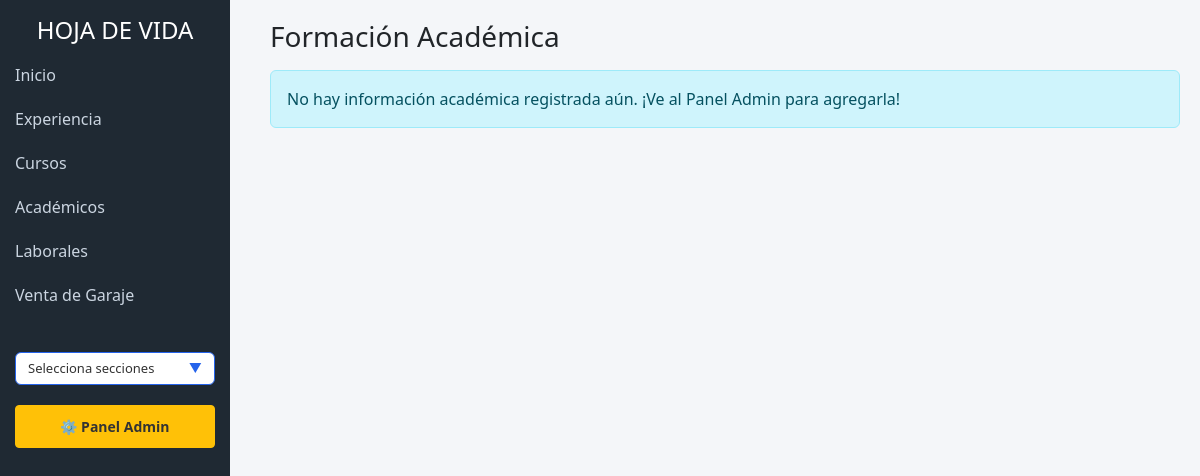
The page /academicos/ on the database as committed earlier.
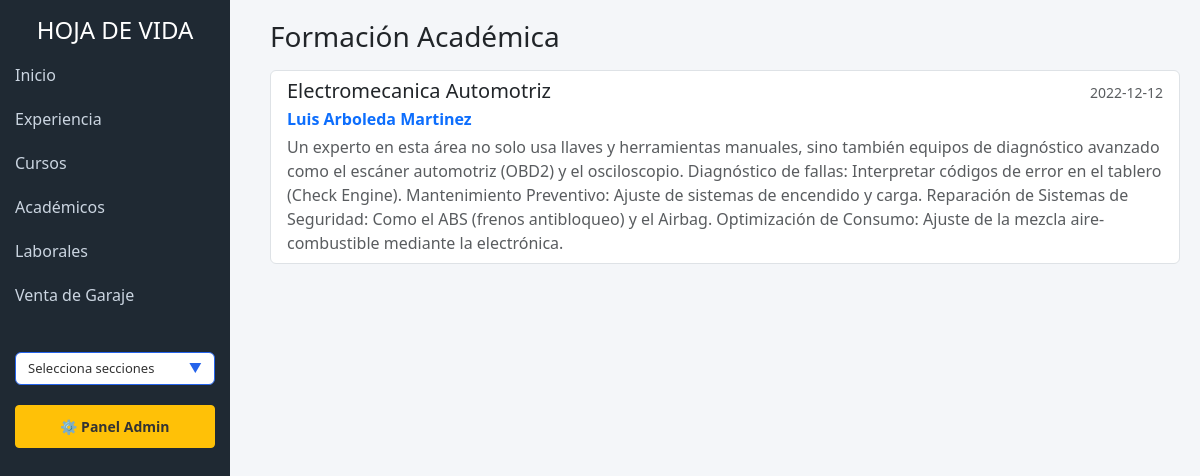
The same page on the database as committed later.
### perfil/models.py (models this page shows, shortened)
class Formacion(models.Model):
    titulo = models.CharField(max_length=100)  # Ej: Tecnología en TI
    institucion = models.CharField(max_length=100) # Ej: ULEAM
    descripcion = models.TextField(blank=True) # Ej: En curso
    fecha = models.CharField(max_length=50, blank=True) # Ej: 2023 - Presente

### perfil/views.py (the view)
# urls.py: path('academicos/', views.academicos, name='academicos'),
def academicos(request):
    estudios = Formacion.objects.all()
    return render(request, 'academicos.html', {'estudios': estudios})

### perfil/templates/academicos.html (shortened to what this page needs)
{% load static %}
<!DOCTYPE html>
<html lang="es">
<head>
    <link href="https://cdn.jsdelivr.net/npm/bootstrap@5.3.2/dist/css/bootstrap.min.css" rel="stylesheet">
</head>
<body>
<div class="sidebar">
    <h4 class="text-center mt-3">HOJA DE VIDA</h4>
    <a href="{% url 'home' %}">Inicio</a>
    <a href="{% url 'experiencia' %}">Experiencia</a>
    <a href="{% url 'cursos' %}">Cursos</a>
    <a href="{% url 'academicos' %}">Académicos</a>
    <a href="{% url 'laborales' %}">Laborales</a>
    <a href="{% url 'venta_garaje' %}">Venta de Garaje</a>
    <div style="padding: 15px; margin-top: 20px;">
        <button class="btn w-100 d-flex justify-content-between align-items-center" type="button" data-bs-toggle="collapse" data-bs-target="#menuDescarga" aria-expanded="false" style="background: white; color: #333; border: 1px solid #2563eb; font-size: 13px;">
            Selecciona secciones <span style="color:#2563eb;">▼</span>
        </button>
    </div>
    <div style="padding: 0 15px; margin-top: 5px;">
        <a href="/admin" target="_blank" class="btn btn-warning w-100 btn-sm fw-bold" style="color: #333;">⚙️ Panel Admin</a>
    </div>
</div>
<div class="content">
    <h3>Formación Académica</h3>
    <ul class="list-group mt-3">
        {% for e in estudios %}
        <li class="list-group-item">
            <div class="d-flex justify-content-between align-items-center">
                <h5 class="mb-1">{{ e.titulo }}</h5>
                <small class="text-muted">{{ e.fecha }}</small>
            </div>
            <p class="mb-1 fw-bold text-primary">{{ e.institucion }}</p>
            <p class="mb-0 text-muted">{{ e.descripcion }}</p>
        </li>
        {% empty %}
        <div class="alert alert-info">
            No hay información académica registrada aún. ¡Ve al Panel Admin para agregarla!
        </div>
        {% endfor %}
    </ul>
</div>
</body>
</html>

Rows that differ between the two databases and show on the page:
added Formacion: titulo "Electromecanica Automotriz", fecha "2022-12-12", institucion "Luis Arboleda Martinez", descripcion "Un experto en esta área no solo usa llaves y herramientas manuales, sino también equipos de diagnóstico avanzado como el escáner automotriz (OBD2) y el osciloscopio. Diagnóstico de fallas: Interpretar códigos de error en el tablero (Check Engine). Mantenimiento Preventivo: Ajuste de sistemas de encendido y carga. Reparación de Sistemas de Seguridad: Como el ABS (frenos antibloqueo) y el Airbag. Optimización de Consumo: Ajuste de la mezcla aire-combustible mediante la electrónica."
Other text that changed with them:
text no longer shown: "No hay información académica registrada aún. ¡Ve al Panel Admin para agregarla!"
